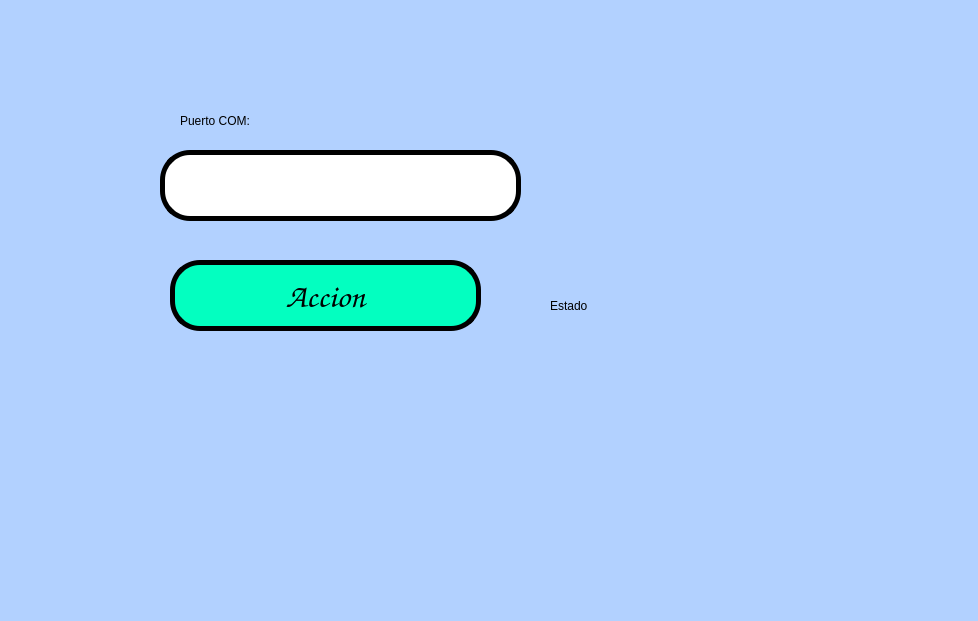
<?xml version="1.0" encoding="UTF-8"?>
<ui version="4.0">
 <class>MainWindow</class>
 <widget class="QMainWindow" name="MainWindow">
  <property name="geometry">
   <rect>
    <x>0</x>
    <y>0</y>
    <width>978</width>
    <height>621</height>
   </rect>
  </property>
  <property name="windowTitle">
   <string>MainWindow</string>
  </property>
  <property name="styleSheet">
   <string notr="true">background-color: rgb(178, 209, 255);</string>
  </property>
  <widget class="QWidget" name="centralwidget">
   <widget class="QPushButton" name="btn_accion">
    <property name="geometry">
     <rect>
      <x>170</x>
      <y>260</y>
      <width>311</width>
      <height>71</height>
     </rect>
    </property>
    <property name="palette">
     <palette>
      <active>
       <colorrole role="Button">
        <brush brushstyle="SolidPattern">
         <color alpha="255">
          <red>3</red>
          <green>255</green>
          <blue>192</blue>
         </color>
        </brush>
       </colorrole>
       <colorrole role="Base">
        <brush brushstyle="SolidPattern">
         <color alpha="255">
          <red>3</red>
          <green>255</green>
          <blue>192</blue>
         </color>
        </brush>
       </colorrole>
       <colorrole role="Window">
        <brush brushstyle="SolidPattern">
         <color alpha="255">
          <red>3</red>
          <green>255</green>
          <blue>192</blue>
         </color>
        </brush>
       </colorrole>
      </active>
      <inactive>
       <colorrole role="Button">
        <brush brushstyle="SolidPattern">
         <color alpha="255">
          <red>3</red>
          <green>255</green>
          <blue>192</blue>
         </color>
        </brush>
       </colorrole>
       <colorrole role="Base">
        <brush brushstyle="SolidPattern">
         <color alpha="255">
          <red>3</red>
          <green>255</green>
          <blue>192</blue>
         </color>
        </brush>
       </colorrole>
       <colorrole role="Window">
        <brush brushstyle="SolidPattern">
         <color alpha="255">
          <red>3</red>
          <green>255</green>
          <blue>192</blue>
         </color>
        </brush>
       </colorrole>
      </inactive>
      <disabled>
       <colorrole role="Button">
        <brush brushstyle="SolidPattern">
         <color alpha="255">
          <red>3</red>
          <green>255</green>
          <blue>192</blue>
         </color>
        </brush>
       </colorrole>
       <colorrole role="Base">
        <brush brushstyle="SolidPattern">
         <color alpha="255">
          <red>3</red>
          <green>255</green>
          <blue>192</blue>
         </color>
        </brush>
       </colorrole>
       <colorrole role="Window">
        <brush brushstyle="SolidPattern">
         <color alpha="255">
          <red>3</red>
          <green>255</green>
          <blue>192</blue>
         </color>
        </brush>
       </colorrole>
      </disabled>
     </palette>
    </property>
    <property name="font">
     <font>
      <family>Comic Sans MS</family>
      <pointsize>25</pointsize>
      <weight>9</weight>
      <italic>false</italic>
      <bold>false</bold>
     </font>
    </property>
    <property name="whatsThis">
     <string>&lt;html&gt;&lt;head/&gt;&lt;body&gt;&lt;p&gt;&lt;span style=&quot; color:#ff5500;&quot;&gt;aserfg&lt;/span&gt;&lt;/p&gt;&lt;/body&gt;&lt;/html&gt;</string>
    </property>
    <property name="styleSheet">
     <string notr="true">background-color: rgb(3, 255, 192);
border: 5px solid black;
border-radius: 30px;
font: 75 25pt &quot;Comic Sans MS&quot;;</string>
    </property>
    <property name="text">
     <string>Accion</string>
    </property>
   </widget>
   <widget class="QLabel" name="label">
    <property name="geometry">
     <rect>
      <x>180</x>
      <y>100</y>
      <width>361</width>
      <height>41</height>
     </rect>
    </property>
    <property name="styleSheet">
     <string notr="true">font: 75 18pt &quot;Comic Sans MS&quot;;</string>
    </property>
    <property name="text">
     <string>Puerto COM:</string>
    </property>
   </widget>
   <widget class="QLineEdit" name="txt_com">
    <property name="geometry">
     <rect>
      <x>160</x>
      <y>150</y>
      <width>361</width>
      <height>71</height>
     </rect>
    </property>
    <property name="font">
     <font>
      <family>Comic Sans MS</family>
      <pointsize>22</pointsize>
      <weight>50</weight>
      <bold>false</bold>
     </font>
    </property>
    <property name="styleSheet">
     <string notr="true">background-color: rgb(255, 255, 255);
border: 5px solid black;
border-radius: 30px;</string>
    </property>
    <property name="text">
     <string/>
    </property>
   </widget>
   <widget class="QLabel" name="imagen_3">
    <property name="geometry">
     <rect>
      <x>860</x>
      <y>460</y>
      <width>101</width>
      <height>91</height>
     </rect>
    </property>
    <property name="autoFillBackground">
     <bool>false</bool>
    </property>
    <property name="styleSheet">
     <string notr="true"/>
    </property>
    <property name="text">
     <string/>
    </property>
    <property name="pixmap">
     <pixmap resource="../../Archivos/Recursos.qrc">:/ejercicios/ContornoTD.jpg</pixmap>
    </property>
    <property name="scaledContents">
     <bool>true</bool>
    </property>
   </widget>
   <widget class="QLabel" name="imagen_2">
    <property name="geometry">
     <rect>
      <x>780</x>
      <y>0</y>
      <width>181</width>
      <height>91</height>
     </rect>
    </property>
    <property name="autoFillBackground">
     <bool>false</bool>
    </property>
    <property name="styleSheet">
     <string notr="true"/>
    </property>
    <property name="text">
     <string/>
    </property>
    <property name="pixmap">
     <pixmap resource="../../Archivos/Recursos.qrc">:/logos/log_uat_nuevo.png</pixmap>
    </property>
    <property name="scaledContents">
     <bool>true</bool>
    </property>
   </widget>
   <widget class="QLabel" name="imagen">
    <property name="geometry">
     <rect>
      <x>0</x>
      <y>0</y>
      <width>121</width>
      <height>101</height>
     </rect>
    </property>
    <property name="autoFillBackground">
     <bool>false</bool>
    </property>
    <property name="styleSheet">
     <string notr="true"/>
    </property>
    <property name="text">
     <string/>
    </property>
    <property name="pixmap">
     <pixmap resource="../../Archivos/Recursos.qrc">:/logos/FIT_logo_vertical.png</pixmap>
    </property>
    <property name="scaledContents">
     <bool>true</bool>
    </property>
   </widget>
   <widget class="QLabel" name="lbl_estado">
    <property name="geometry">
     <rect>
      <x>550</x>
      <y>270</y>
      <width>181</width>
      <height>71</height>
     </rect>
    </property>
    <property name="styleSheet">
     <string notr="true">font: 75 18pt &quot;Comic Sans MS&quot;;
</string>
    </property>
    <property name="text">
     <string>Estado</string>
    </property>
   </widget>
  </widget>
  <widget class="QMenuBar" name="menubar">
   <property name="geometry">
    <rect>
     <x>0</x>
     <y>0</y>
     <width>978</width>
     <height>26</height>
    </rect>
   </property>
  </widget>
  <widget class="QStatusBar" name="statusbar"/>
 </widget>
 <resources>
  <include location="../../Archivos/Recursos.qrc"/>
 </resources>
 <connections/>
</ui>
